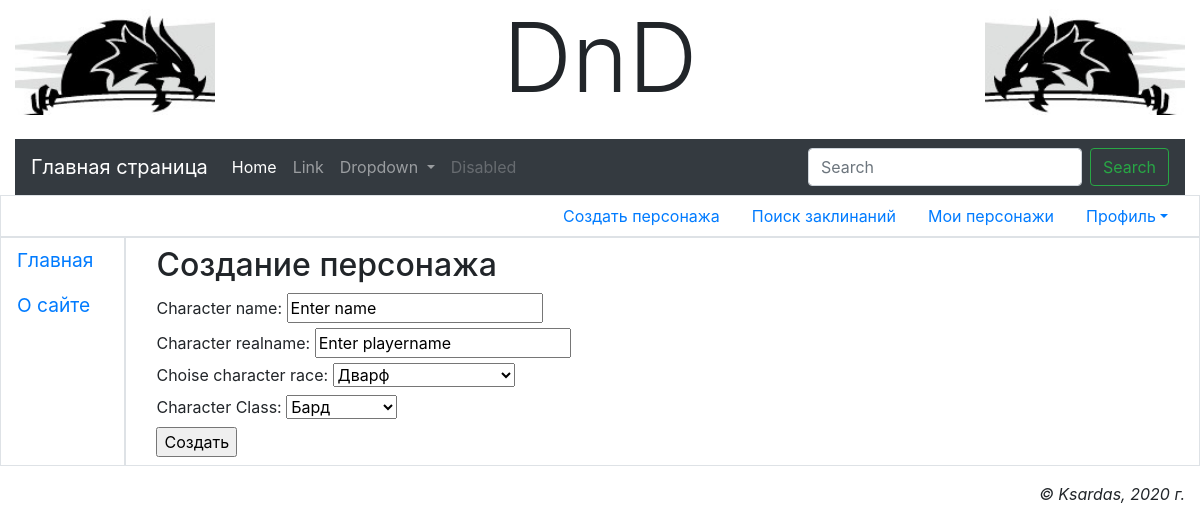
The app's page /main/accounts/profile/char/create/ (signed in), older data.
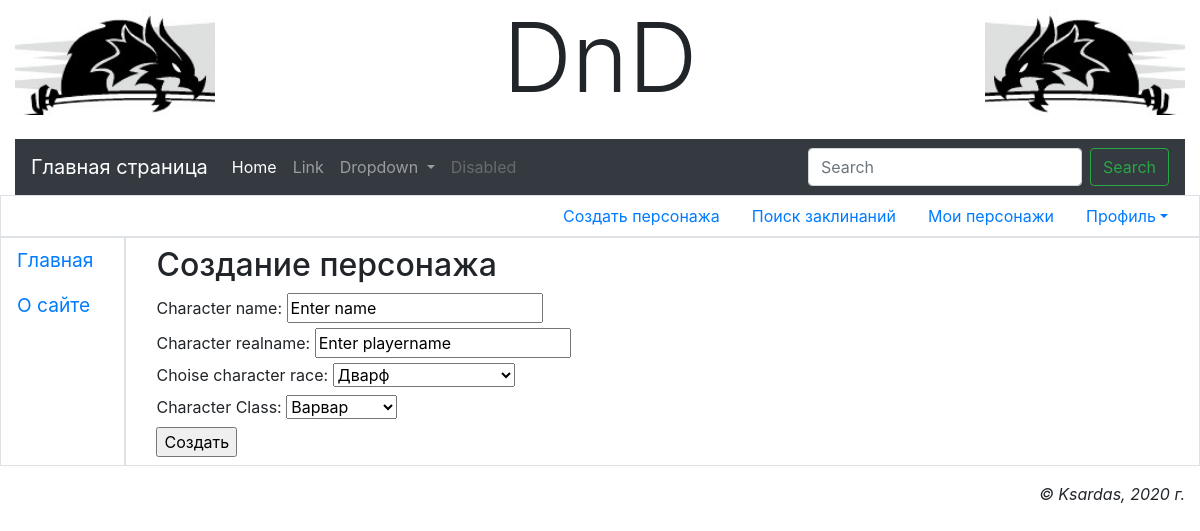
The same page, newer data.
### main/models.py (models this page shows)
class CharRaces(models.Model):
    RACE_CHOICES = (
        ('dwarf', "Дварф"),
        ('elf', "Эльф"),
        ('half', "Полурослик"),
        ('human', "Человек"),
        ('dragon', "Драконорождённый"),
        ('gnom', "Гном"),
        ('halfelf', "Полуэльф"),
        ('halfork', "Полуорк"),
        ('tifling', "Тифлинг"),
    )
    name = models.CharField(db_index=True, choices=RACE_CHOICES, unique=True, null=False, max_length=20,
                            verbose_name='Имя рассы персонажа')
    caption = models.CharField(null=True, max_length=24, verbose_name='Caption рассы')
    description = models.CharField(null=True, max_length=1024 * 64, verbose_name='Описание рассы')
    char_races = RaceManager()
    objects = models.Manager()

class CharClasses(models.Model):
    CLASS_CHOICES = (
        ('Варвар', "Варвар"),
        ('Бард', "Бард"),
        ('Жрец', "Жрец"),
        ('Друид', "Друид"),
        ('Воин', "Воин"),
        ('Монах', "Монах"),
        ('Паладин', "Паладин"),
        ('Следопыт', "Следопыт"),
        ('Плут', "Плут"),
        ('Чародей', "Чародей"),
        ('Колдун', "Колдун"),
        ('Волшебник', "Волшебник"),
    )
    name = models.CharField(db_index=True, choices=CLASS_CHOICES, unique=True, null=False, max_length=20,
                            verbose_name='Имя класса персонажа')
    caption = models.CharField(null=True, max_length=24, verbose_name='Caption класса')
    description = models.CharField(null=True, max_length=1024 * 64, verbose_name='Описание класса')
    char_classes = ClassManager()
    objects = models.Manager()

### main/views.py (the view, shortened to what this page needs)
# urls.py: path('accounts/profile/char/create/', create_character, name='create_character'),
@login_required
def create_character(request):
    char_classes = CharClasses.char_classes.get_classes_captions()
    char_races = CharRaces.char_races.get_races_captions()
    context = {'char_classes': char_classes, 'char_races': char_races}
    return render(request, 'main/create_character.html', context)

### main/models.py (called while the page is built)
    def get_classes_captions(self):
        class_record = []
        for char_class in self.all():
            class_record.append([char_class.name, char_class.caption])
        return class_record

    def get_races_captions(self):
        race_capt = []
        for race in self.all():
            race_capt.append([race.name, race.caption])
        return race_capt

### main/templates/main/create_character.html (shortened to what this page needs)
{% extends "layout/basic.html" %}
{% block content %}
<h2>Создание персонажа</h2>
<div>
    <form method="post">
            <label for="name">Character name: </label>
            <input id="name" type="text" name="name" value="Enter name"><br>
            <label for="playername">Character realname: </label>
            <input id="playername" type="text" name="playername" value="Enter playername"><br>
            <label for="race">Choise character race: </label>
            <select id="race" name="race" size="1">
            {% for race1, race2 in char_races %}
                <option value="{{ race1 }}">{{ race2 }}</option>
            {% endfor %}
            </select><br>
            <label for="char_class">Character Class: </label>
            <select id="char_class" name="char_class" size="1">
            {% for chclass1, chclass2 in char_classes %}
                <option value="{{ chclass1 }}">{{ chclass2 }}</option>
            {% endfor %}
            </select>
            <br>
        <input type="submit" value="Создать">
    </form>
</div>
{% endblock %}

Row changes from the older to the newer data that the page shows:
removed CharClasses: char_class "Бард"
added CharClasses: char_class "Варвар"
